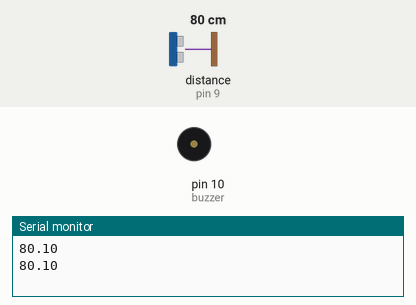
Simulated run of this sketch. Board: Arduino Uno, built with avr-gcc and run on an emulated ATmega328P. Parts: buzzer (waves = sounding, pin HIGH), the last lines printed to the serial monitor. Wiring (inferred from the names in the program): ultrasonic range finder: trigger pin 8; echo pin 9. Inputs (shaded band) come from the test bench; at power-on: distance to the obstacle (sensor on pin 9) 80 cm. The echo pulse lasts 58.3 µs per cm; pins used as bus, display or sensor lines are not drawn.

Above: at 1.8 s.
1.9 s: distance to the obstacle (sensor on pin 9) set to 12 cm
3.7 s: distance to the obstacle (sensor on pin 9) set to 9 cm
At 5.1 s:
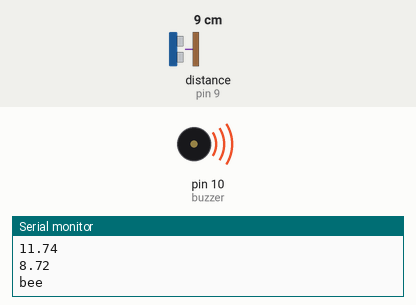
7.8 s: distance to the obstacle (sensor on pin 9) set to 18 cm
9.4 s: distance to the obstacle (sensor on pin 9) set to 2 cm
At 11.1 s:
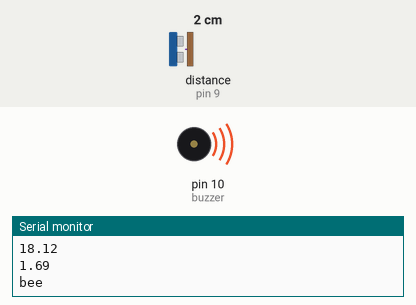
Timing chart, 0 to 14.5 s (numbered marks = the images above; inputs shaded):
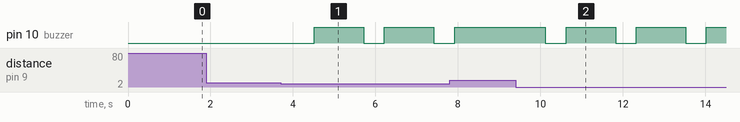

The sketch:

ultrasonic_test.ino
```cpp
const int TrigPin = 8; //发出超声波
const int EchoPin = 9; //收到反射回来的超声波
const int buzzer=10;//设置控制蜂鸣器的数字IO脚
float cm; //因为测得的距离是浮点型的
bool state = true;

void setup()
{
  Serial.begin(9600); //设置波特率
  ////////////////////////////////////////超声模块
  pinMode(TrigPin, OUTPUT);
  pinMode(EchoPin, INPUT);
  ////////////////////////////////////////蜂鸣器模块
  pinMode(buzzer,OUTPUT);//设置数字IO脚模式，OUTPUT为输出
}

void bee()
{
  digitalWrite(buzzer,LOW);//不发声音
  delay(500);//延时1ms
  digitalWrite(buzzer,HIGH);//发声音
  delay(200);//延时m
}

void ultrawave()
{
  digitalWrite(TrigPin, LOW); //低电平发一个短时间脉冲去TrigPin
  delayMicroseconds(2);       // delayMicroseconds在更小的时间内延时准确
  digitalWrite(TrigPin, HIGH);
  delayMicroseconds(10);
  digitalWrite(TrigPin, LOW); //通过这里控制超声波的发射
  cm = pulseIn(EchoPin, HIGH) / 58.0; //将回波时间换算成cm
  Serial.println(cm);
  if(cm<10)
  {
    if(state)
    Serial.println("bee");
    bee();
  }
  delay(1000);
}

void loop()
{
  ultrawave();
}
```

Measured:
- the behaviour switches between 11 and 10 cm on distance to the obstacle (sensor on pin 9) (found by bisection; images 0 and 1)
- after the input at 3.7 s, pin 10 (buzzer): alternates HIGH for 1.2 s and LOW for 0.50 s, starting after 0.82 s
- after the input at 9.4 s, pin 10 (buzzer): alternates HIGH for 1.2 s and LOW for 0.50 s, starting after 0.72 s
